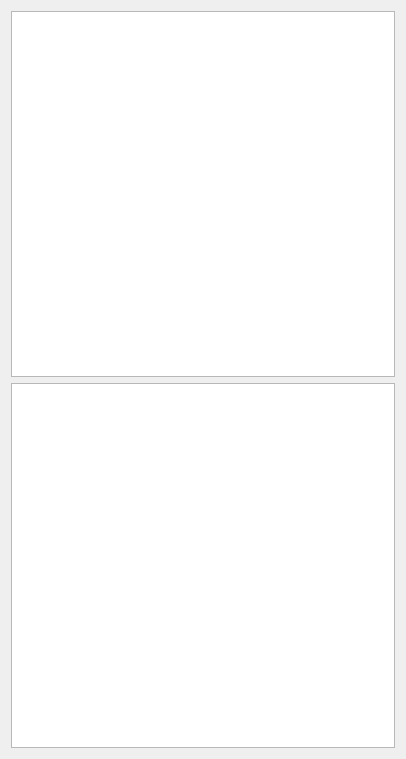
<?xml version="1.0" encoding="UTF-8"?>
<ui version="4.0">
 <class>IGeoToolWidget</class>
 <widget class="QWidget" name="IGeoToolWidget">
  <property name="geometry">
   <rect>
    <x>0</x>
    <y>0</y>
    <width>406</width>
    <height>759</height>
   </rect>
  </property>
  <property name="windowTitle">
   <string>Form</string>
  </property>
  <layout class="QVBoxLayout" name="verticalLayout">
   <item>
    <widget class="QTreeWidget" name="treeWorkspace">
     <property name="contextMenuPolicy">
      <enum>Qt::CustomContextMenu</enum>
     </property>
     <property name="editTriggers">
      <set>QAbstractItemView::DoubleClicked</set>
     </property>
     <property name="selectionMode">
      <enum>QAbstractItemView::ContiguousSelection</enum>
     </property>
     <property name="headerHidden">
      <bool>true</bool>
     </property>
     <property name="columnCount">
      <number>2</number>
     </property>
     <column>
      <property name="text">
       <string notr="true">1</string>
      </property>
     </column>
     <column>
      <property name="text">
       <string notr="true">2</string>
      </property>
     </column>
    </widget>
   </item>
   <item>
    <widget class="QTreeWidget" name="treeDatabase">
     <property name="contextMenuPolicy">
      <enum>Qt::CustomContextMenu</enum>
     </property>
     <property name="editTriggers">
      <set>QAbstractItemView::EditKeyPressed|QAbstractItemView::SelectedClicked</set>
     </property>
     <property name="selectionMode">
      <enum>QAbstractItemView::ExtendedSelection</enum>
     </property>
     <property name="sortingEnabled">
      <bool>false</bool>
     </property>
     <property name="columnCount">
      <number>3</number>
     </property>
     <attribute name="headerVisible">
      <bool>false</bool>
     </attribute>
     <attribute name="headerStretchLastSection">
      <bool>false</bool>
     </attribute>
     <column>
      <property name="text">
       <string notr="true">1</string>
      </property>
     </column>
     <column>
      <property name="text">
       <string notr="true">2</string>
      </property>
     </column>
     <column>
      <property name="text">
       <string notr="true">3</string>
      </property>
     </column>
    </widget>
   </item>
  </layout>
 </widget>
 <resources/>
 <connections/>
</ui>
